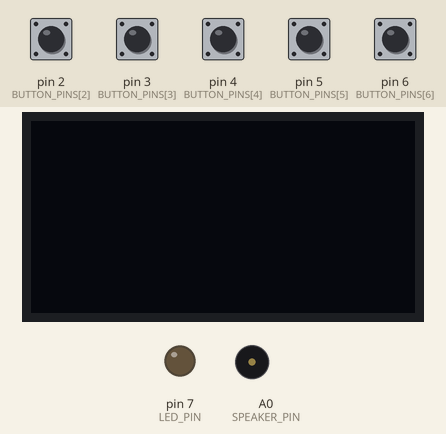
Bench run of a sketch on a simulated Arduino Uno, built with avr-gcc and run on an emulated ATmega328P. On the bench: 128×64 one-colour display, output pins drawn as LEDs (lit = HIGH), buzzer (waves = sounding). Inputs (shaded band) come from the test bench; at power-on: pin 2 (BUTTON_PINS[2]), pin 3 (BUTTON_PINS[3]), pin 4 (BUTTON_PINS[4]), pin 5 (BUTTON_PINS[5]), pin 6 (BUTTON_PINS[6]) HIGH. What the sketch prints to the serial monitor is not drawn.

Above: at 0.1 s.
At 2.1 s:
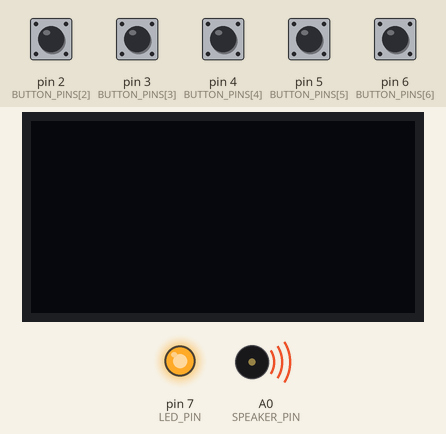
Timing chart, 0 to 42.1 s (numbered marks = the images above):
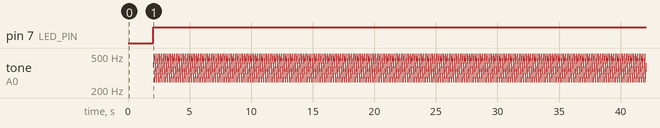

The sketch:

test_08.ino
```cpp
// generates diffrent waveforms using pwm.

#include <Tone.h>  // Include the Tone library
#include <Adafruit_GFX.h>
#include <Adafruit_SSD1306.h>

#define SCREEN_WIDTH 128
#define SCREEN_HEIGHT 64

// Declaration for SSD1306 display connected using software SPI (default case):
#define OLED_MOSI 10
#define OLED_CLK 9
#define OLED_DC 12
#define OLED_CS 13
#define OLED_RESET 11
Adafruit_SSD1306 display(SCREEN_WIDTH, SCREEN_HEIGHT,
                         OLED_MOSI, OLED_CLK, OLED_DC, OLED_RESET, OLED_CS);

//some stuff that is needed to be decalred
const int BUTTON_PINS[] = {0, 1, 2, 3, 4, 5, 6, 9};                        // Pins for buttons
const int NUM_BUTTONS = sizeof(BUTTON_PINS) / sizeof(BUTTON_PINS[0]);  // Number of buttons
const int LED_PIN = 7;                                                 // Pin for LED

// Define the pin for the speaker
const int SPEAKER_PIN = A0;

// Define frequency for each wave type
const int WAVE_FREQS[] = { 262, 294, 330, 349, 392, 440, 494, 470 };  // Frequencies for different wave types

Tone speaker;  // Create a Tone object for the speaker

void setup() {
  // Initialize the serial communication for debugging
  Serial.begin(9600);

  // Initialise the speaker pin
  speaker.begin(SPEAKER_PIN);

  // Initialize the button pins as inputs with pull-up resistors
  for (int i = 0; i < NUM_BUTTONS; i++) {
    pinMode(BUTTON_PINS[i], INPUT_PULLUP);
  }

  // Initialize the LED pin as output
  pinMode(LED_PIN, OUTPUT);

  // Initialize the display
  if (!display.begin(SSD1306_SWITCHCAPVCC)) {
    Serial.println(F("SSD1306 allocation failed"));
    for (;;)
      ;  // Don't proceed, loop forever
  }
  display.clearDisplay();  // Clear the display
  display.display();       // Show initial display buffer contents on the screen
  delay(2000);             // Pause for 2 seconds
  display.clearDisplay();  // Clear the display again
}

void loop() {
  // Check each button and play the corresponding tone continuously if pressed
  for (int i = 0; i < NUM_BUTTONS; i++) {
    // Read the current state of the button
    bool buttonState = digitalRead(BUTTON_PINS[i]);

    //if the button is pressed (LOW)
    if (buttonState == HIGH) {
      // Turn on the LED
      digitalWrite(LED_PIN, HIGH); // need to fix the LED loop

      // Play the corresponding tone
      speaker.play(WAVE_FREQS[i]);

      // Display information on the serial monitor
      Serial.print("Button ");
      Serial.print(i + 1);
      Serial.println(" pressed");
    } else {
      // Turn off the LED
      digitalWrite(LED_PIN, LOW);

      // Stop playing the tone
      speaker.stop();
    }
  }
}
```

Measured:
- by itself, pin 7 (LED_PIN): LOW → HIGH at 2.1 s
- by itself, tone on A0 (SPEAKER_PIN): repeats every 0.15 s: 440 Hz 0.02 s, 494 Hz 0.02 s, 470 Hz 0.02 s, 262 Hz 0.02 s, 294 Hz 0.02 s, 330 Hz 0.02 s, 349 Hz 0.02 s, 392 Hz 0.02 s
